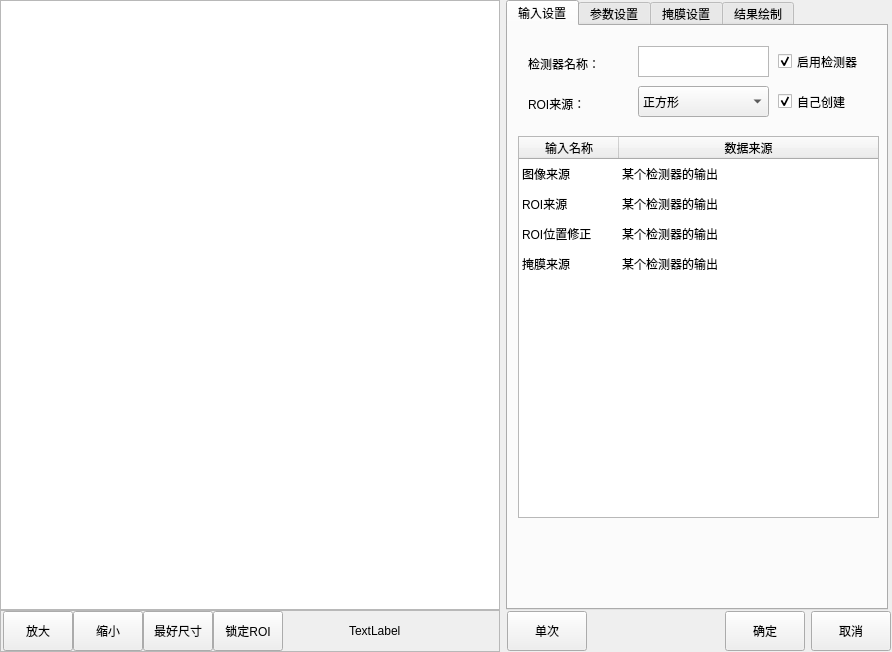
<?xml version="1.0" encoding="UTF-8"?>
<ui version="4.0">
 <class>CMvBarCodeDefect</class>
 <widget class="QWidget" name="CMvBarCodeDefect">
  <property name="geometry">
   <rect>
    <x>0</x>
    <y>0</y>
    <width>892</width>
    <height>652</height>
   </rect>
  </property>
  <property name="windowTitle">
   <string>条码缺陷</string>
  </property>
  <layout class="QHBoxLayout" name="horizontalLayout_3">
   <property name="leftMargin">
    <number>0</number>
   </property>
   <property name="topMargin">
    <number>0</number>
   </property>
   <property name="rightMargin">
    <number>0</number>
   </property>
   <property name="bottomMargin">
    <number>0</number>
   </property>
   <item>
    <layout class="QVBoxLayout" name="verticalLayout">
     <property name="spacing">
      <number>0</number>
     </property>
     <item>
      <widget class="QGraphicsView" name="graphicsView_mainImage">
       <property name="minimumSize">
        <size>
         <width>500</width>
         <height>600</height>
        </size>
       </property>
      </widget>
     </item>
     <item>
      <widget class="QFrame" name="frame">
       <property name="minimumSize">
        <size>
         <width>0</width>
         <height>42</height>
        </size>
       </property>
       <property name="maximumSize">
        <size>
         <width>16777215</width>
         <height>42</height>
        </size>
       </property>
       <property name="frameShape">
        <enum>QFrame::StyledPanel</enum>
       </property>
       <property name="frameShadow">
        <enum>QFrame::Raised</enum>
       </property>
       <layout class="QHBoxLayout" name="horizontalLayout">
        <property name="spacing">
         <number>0</number>
        </property>
        <property name="leftMargin">
         <number>2</number>
        </property>
        <property name="topMargin">
         <number>0</number>
        </property>
        <property name="rightMargin">
         <number>0</number>
        </property>
        <property name="bottomMargin">
         <number>0</number>
        </property>
        <item>
         <widget class="QPushButton" name="pushButton_zoomIn">
          <property name="minimumSize">
           <size>
            <width>70</width>
            <height>40</height>
           </size>
          </property>
          <property name="maximumSize">
           <size>
            <width>70</width>
            <height>40</height>
           </size>
          </property>
          <property name="text">
           <string>放大</string>
          </property>
         </widget>
        </item>
        <item>
         <widget class="QPushButton" name="pushButton_zoomOut">
          <property name="minimumSize">
           <size>
            <width>70</width>
            <height>40</height>
           </size>
          </property>
          <property name="maximumSize">
           <size>
            <width>70</width>
            <height>40</height>
           </size>
          </property>
          <property name="text">
           <string>缩小</string>
          </property>
         </widget>
        </item>
        <item>
         <widget class="QPushButton" name="pushButton_zoomBest">
          <property name="minimumSize">
           <size>
            <width>70</width>
            <height>40</height>
           </size>
          </property>
          <property name="maximumSize">
           <size>
            <width>70</width>
            <height>40</height>
           </size>
          </property>
          <property name="text">
           <string>最好尺寸</string>
          </property>
         </widget>
        </item>
        <item>
         <widget class="QPushButton" name="pushButton_lockRoiMove">
          <property name="minimumSize">
           <size>
            <width>70</width>
            <height>40</height>
           </size>
          </property>
          <property name="maximumSize">
           <size>
            <width>70</width>
            <height>40</height>
           </size>
          </property>
          <property name="text">
           <string>锁定ROI</string>
          </property>
         </widget>
        </item>
        <item>
         <spacer name="horizontalSpacer">
          <property name="orientation">
           <enum>Qt::Horizontal</enum>
          </property>
          <property name="sizeHint" stdset="0">
           <size>
            <width>63</width>
            <height>20</height>
           </size>
          </property>
         </spacer>
        </item>
        <item>
         <widget class="QLabel" name="label_mousePos">
          <property name="minimumSize">
           <size>
            <width>150</width>
            <height>40</height>
           </size>
          </property>
          <property name="maximumSize">
           <size>
            <width>150</width>
            <height>40</height>
           </size>
          </property>
          <property name="text">
           <string>TextLabel</string>
          </property>
         </widget>
        </item>
       </layout>
      </widget>
     </item>
    </layout>
   </item>
   <item>
    <layout class="QVBoxLayout" name="verticalLayout_2">
     <property name="spacing">
      <number>0</number>
     </property>
     <item>
      <widget class="QTabWidget" name="tabWidget">
       <property name="minimumSize">
        <size>
         <width>382</width>
         <height>602</height>
        </size>
       </property>
       <property name="maximumSize">
        <size>
         <width>380</width>
         <height>16777215</height>
        </size>
       </property>
       <property name="currentIndex">
        <number>0</number>
       </property>
       <widget class="QWidget" name="tab">
        <attribute name="title">
         <string>输入设置</string>
        </attribute>
        <widget class="QTableWidget" name="tableWidget_input">
         <property name="geometry">
          <rect>
           <x>10</x>
           <y>110</y>
           <width>361</width>
           <height>382</height>
          </rect>
         </property>
         <property name="minimumSize">
          <size>
           <width>361</width>
           <height>382</height>
          </size>
         </property>
         <property name="maximumSize">
          <size>
           <width>361</width>
           <height>382</height>
          </size>
         </property>
         <property name="editTriggers">
          <set>QAbstractItemView::NoEditTriggers</set>
         </property>
         <property name="selectionMode">
          <enum>QAbstractItemView::SingleSelection</enum>
         </property>
         <property name="selectionBehavior">
          <enum>QAbstractItemView::SelectRows</enum>
         </property>
         <property name="showGrid">
          <bool>false</bool>
         </property>
         <attribute name="horizontalHeaderStretchLastSection">
          <bool>true</bool>
         </attribute>
         <attribute name="verticalHeaderVisible">
          <bool>false</bool>
         </attribute>
         <row>
          <property name="text">
           <string>1</string>
          </property>
         </row>
         <row>
          <property name="text">
           <string>2</string>
          </property>
         </row>
         <row>
          <property name="text">
           <string>3</string>
          </property>
         </row>
         <row>
          <property name="text">
           <string>4</string>
          </property>
         </row>
         <column>
          <property name="text">
           <string>输入名称</string>
          </property>
         </column>
         <column>
          <property name="text">
           <string>数据来源</string>
          </property>
         </column>
         <item row="0" column="0">
          <property name="text">
           <string>图像来源</string>
          </property>
         </item>
         <item row="0" column="1">
          <property name="text">
           <string>某个检测器的输出</string>
          </property>
         </item>
         <item row="1" column="0">
          <property name="text">
           <string>ROI来源</string>
          </property>
         </item>
         <item row="1" column="1">
          <property name="text">
           <string>某个检测器的输出</string>
          </property>
         </item>
         <item row="2" column="0">
          <property name="text">
           <string>ROI位置修正</string>
          </property>
         </item>
         <item row="2" column="1">
          <property name="text">
           <string>某个检测器的输出</string>
          </property>
         </item>
         <item row="3" column="0">
          <property name="text">
           <string>掩膜来源</string>
          </property>
         </item>
         <item row="3" column="1">
          <property name="text">
           <string>某个检测器的输出</string>
          </property>
         </item>
        </widget>
        <widget class="QLabel" name="label_funcName">
         <property name="geometry">
          <rect>
           <x>20</x>
           <y>30</y>
           <width>81</width>
           <height>16</height>
          </rect>
         </property>
         <property name="text">
          <string>检测器名称：</string>
         </property>
        </widget>
        <widget class="QLabel" name="label_roiCreat">
         <property name="geometry">
          <rect>
           <x>20</x>
           <y>70</y>
           <width>91</width>
           <height>16</height>
          </rect>
         </property>
         <property name="text">
          <string>ROI来源：</string>
         </property>
        </widget>
        <widget class="QCheckBox" name="checkBox_enableFunc">
         <property name="geometry">
          <rect>
           <x>270</x>
           <y>20</y>
           <width>101</width>
           <height>31</height>
          </rect>
         </property>
         <property name="minimumSize">
          <size>
           <width>101</width>
           <height>31</height>
          </size>
         </property>
         <property name="text">
          <string>启用检测器</string>
         </property>
         <property name="checked">
          <bool>true</bool>
         </property>
        </widget>
        <widget class="QCheckBox" name="checkBox_roiCreat">
         <property name="geometry">
          <rect>
           <x>270</x>
           <y>60</y>
           <width>101</width>
           <height>31</height>
          </rect>
         </property>
         <property name="minimumSize">
          <size>
           <width>101</width>
           <height>31</height>
          </size>
         </property>
         <property name="text">
          <string>自己创建</string>
         </property>
         <property name="checked">
          <bool>true</bool>
         </property>
         <property name="tristate">
          <bool>false</bool>
         </property>
        </widget>
        <widget class="QPlainTextEdit" name="plainTextEdit_funcName">
         <property name="geometry">
          <rect>
           <x>130</x>
           <y>20</y>
           <width>131</width>
           <height>31</height>
          </rect>
         </property>
         <property name="minimumSize">
          <size>
           <width>131</width>
           <height>31</height>
          </size>
         </property>
         <property name="maximumSize">
          <size>
           <width>131</width>
           <height>31</height>
          </size>
         </property>
         <property name="overwriteMode">
          <bool>false</bool>
         </property>
        </widget>
        <widget class="QComboBox" name="comboBox_imageSource">
         <property name="geometry">
          <rect>
           <x>130</x>
           <y>60</y>
           <width>131</width>
           <height>31</height>
          </rect>
         </property>
         <property name="minimumSize">
          <size>
           <width>131</width>
           <height>31</height>
          </size>
         </property>
         <property name="maximumSize">
          <size>
           <width>131</width>
           <height>31</height>
          </size>
         </property>
         <item>
          <property name="text">
           <string>正方形</string>
          </property>
         </item>
         <item>
          <property name="text">
           <string>斜矩形</string>
          </property>
         </item>
         <item>
          <property name="text">
           <string>圆形</string>
          </property>
         </item>
         <item>
          <property name="text">
           <string>多边形</string>
          </property>
         </item>
        </widget>
       </widget>
       <widget class="QWidget" name="tab_2">
        <attribute name="title">
         <string>参数设置</string>
        </attribute>
        <widget class="QLabel" name="label_defectiveArea">
         <property name="geometry">
          <rect>
           <x>130</x>
           <y>110</y>
           <width>111</width>
           <height>31</height>
          </rect>
         </property>
         <property name="text">
          <string>缺陷最小面积：</string>
         </property>
        </widget>
        <widget class="QLabel" name="label_titleJudged">
         <property name="geometry">
          <rect>
           <x>0</x>
           <y>190</y>
           <width>381</width>
           <height>31</height>
          </rect>
         </property>
         <property name="styleSheet">
          <string notr="true">background-color: qlineargradient(spread:pad, x1:0, y1:0, x2:1, y2:0, stop:0 rgba(80, 80, 80, 255), stop:1 rgba(120, 120, 120, 120));
color: rgb(255, 255, 255);</string>
         </property>
         <property name="text">
          <string>  筛选</string>
         </property>
         <property name="alignment">
          <set>Qt::AlignLeading|Qt::AlignLeft|Qt::AlignVCenter</set>
         </property>
        </widget>
        <widget class="QLabel" name="label_edgeCircumventionSize">
         <property name="geometry">
          <rect>
           <x>10</x>
           <y>110</y>
           <width>111</width>
           <height>31</height>
          </rect>
         </property>
         <property name="text">
          <string>边缘规避大小：</string>
         </property>
        </widget>
        <widget class="QLabel" name="label_barCodeInformation">
         <property name="geometry">
          <rect>
           <x>10</x>
           <y>480</y>
           <width>111</width>
           <height>31</height>
          </rect>
         </property>
         <property name="text">
          <string>单个条码信息：</string>
         </property>
        </widget>
        <widget class="QPushButton" name="pushButton_barCodeInformation">
         <property name="geometry">
          <rect>
           <x>10</x>
           <y>510</y>
           <width>101</width>
           <height>31</height>
          </rect>
         </property>
         <property name="minimumSize">
          <size>
           <width>0</width>
           <height>0</height>
          </size>
         </property>
         <property name="text">
          <string>显示条码信息</string>
         </property>
        </widget>
        <widget class="QGroupBox" name="groupBox_barCodeScreening">
         <property name="enabled">
          <bool>true</bool>
         </property>
         <property name="geometry">
          <rect>
           <x>0</x>
           <y>250</y>
           <width>281</width>
           <height>221</height>
          </rect>
         </property>
         <property name="minimumSize">
          <size>
           <width>0</width>
           <height>0</height>
          </size>
         </property>
         <property name="title">
          <string>条码筛选参数</string>
         </property>
         <property name="checkable">
          <bool>false</bool>
         </property>
         <widget class="QSpinBox" name="spinBox_areaMax">
          <property name="geometry">
           <rect>
            <x>10</x>
            <y>40</y>
            <width>101</width>
            <height>31</height>
           </rect>
          </property>
          <property name="maximum">
           <number>50000000</number>
          </property>
         </widget>
         <widget class="QSpinBox" name="spinBox_areaMin">
          <property name="geometry">
           <rect>
            <x>150</x>
            <y>40</y>
            <width>101</width>
            <height>31</height>
           </rect>
          </property>
          <property name="maximum">
           <number>50000000</number>
          </property>
         </widget>
         <widget class="QLabel" name="label_23">
          <property name="geometry">
           <rect>
            <x>10</x>
            <y>10</y>
            <width>111</width>
            <height>31</height>
           </rect>
          </property>
          <property name="text">
           <string>单个条码面积上限：</string>
          </property>
         </widget>
         <widget class="QLabel" name="label_24">
          <property name="geometry">
           <rect>
            <x>150</x>
            <y>10</y>
            <width>111</width>
            <height>31</height>
           </rect>
          </property>
          <property name="text">
           <string>单个条码面积下限：</string>
          </property>
         </widget>
         <widget class="QSpinBox" name="spinBox_rectangleMinWidth">
          <property name="geometry">
           <rect>
            <x>150</x>
            <y>110</y>
            <width>101</width>
            <height>31</height>
           </rect>
          </property>
          <property name="maximum">
           <number>999999</number>
          </property>
         </widget>
         <widget class="QLabel" name="label_11">
          <property name="geometry">
           <rect>
            <x>10</x>
            <y>80</y>
            <width>141</width>
            <height>31</height>
           </rect>
          </property>
          <property name="text">
           <string>单个条码面积宽度上限：</string>
          </property>
         </widget>
         <widget class="QLabel" name="label_12">
          <property name="geometry">
           <rect>
            <x>150</x>
            <y>80</y>
            <width>131</width>
            <height>31</height>
           </rect>
          </property>
          <property name="text">
           <string>单个条码面积宽度下限：</string>
          </property>
         </widget>
         <widget class="QSpinBox" name="spinBox_rectangleMaxWidth">
          <property name="geometry">
           <rect>
            <x>10</x>
            <y>110</y>
            <width>101</width>
            <height>31</height>
           </rect>
          </property>
          <property name="maximum">
           <number>999999</number>
          </property>
         </widget>
         <widget class="QLabel" name="label_16">
          <property name="geometry">
           <rect>
            <x>150</x>
            <y>150</y>
            <width>131</width>
            <height>31</height>
           </rect>
          </property>
          <property name="text">
           <string>单个条码面积高度下限：</string>
          </property>
         </widget>
         <widget class="QSpinBox" name="spinBox_rectangleMaxHight">
          <property name="geometry">
           <rect>
            <x>10</x>
            <y>180</y>
            <width>101</width>
            <height>31</height>
           </rect>
          </property>
          <property name="maximum">
           <number>999999</number>
          </property>
         </widget>
         <widget class="QLabel" name="label_15">
          <property name="geometry">
           <rect>
            <x>10</x>
            <y>150</y>
            <width>131</width>
            <height>31</height>
           </rect>
          </property>
          <property name="text">
           <string>单个条码面积高度上限：</string>
          </property>
         </widget>
         <widget class="QSpinBox" name="spinBox_rectangleMinHight">
          <property name="geometry">
           <rect>
            <x>150</x>
            <y>180</y>
            <width>101</width>
            <height>31</height>
           </rect>
          </property>
          <property name="maximum">
           <number>999999</number>
          </property>
         </widget>
         <zorder>spinBox_areaMax</zorder>
         <zorder>spinBox_areaMin</zorder>
         <zorder>label_23</zorder>
         <zorder>label_24</zorder>
         <zorder>spinBox_rectangleMinHight</zorder>
         <zorder>spinBox_rectangleMaxHight</zorder>
         <zorder>spinBox_rectangleMaxWidth</zorder>
         <zorder>spinBox_rectangleMinWidth</zorder>
         <zorder>label_11</zorder>
         <zorder>label_12</zorder>
         <zorder>label_16</zorder>
         <zorder>label_15</zorder>
        </widget>
        <widget class="QGroupBox" name="groupBox_binaryThreshold">
         <property name="geometry">
          <rect>
           <x>0</x>
           <y>20</y>
           <width>241</width>
           <height>79</height>
          </rect>
         </property>
         <property name="minimumSize">
          <size>
           <width>0</width>
           <height>0</height>
          </size>
         </property>
         <property name="maximumSize">
          <size>
           <width>16777215</width>
           <height>16777215</height>
          </size>
         </property>
         <property name="title">
          <string>二值化阈值</string>
         </property>
         <widget class="QSpinBox" name="spinBox_binaryThresholdMax">
          <property name="geometry">
           <rect>
            <x>10</x>
            <y>40</y>
            <width>101</width>
            <height>31</height>
           </rect>
          </property>
          <property name="minimumSize">
           <size>
            <width>0</width>
            <height>0</height>
           </size>
          </property>
          <property name="maximum">
           <number>255</number>
          </property>
         </widget>
         <widget class="QSpinBox" name="spinBox_binaryThresholdMin">
          <property name="geometry">
           <rect>
            <x>130</x>
            <y>40</y>
            <width>101</width>
            <height>31</height>
           </rect>
          </property>
          <property name="maximum">
           <number>255</number>
          </property>
         </widget>
         <widget class="QLabel" name="label_binaryThresholdMax">
          <property name="geometry">
           <rect>
            <x>10</x>
            <y>10</y>
            <width>111</width>
            <height>31</height>
           </rect>
          </property>
          <property name="text">
           <string>二值化高阈值：</string>
          </property>
         </widget>
         <widget class="QLabel" name="label_binaryThresholdMin">
          <property name="geometry">
           <rect>
            <x>130</x>
            <y>10</y>
            <width>111</width>
            <height>31</height>
           </rect>
          </property>
          <property name="text">
           <string>二值化低阈值：</string>
          </property>
         </widget>
        </widget>
        <widget class="QDoubleSpinBox" name="doubleSpinBox_edgeCircumventionSize">
         <property name="geometry">
          <rect>
           <x>10</x>
           <y>140</y>
           <width>101</width>
           <height>31</height>
          </rect>
         </property>
         <property name="maximum">
          <double>100.000000000000000</double>
         </property>
        </widget>
        <widget class="QDoubleSpinBox" name="doubleSpinBox_defectiveArea">
         <property name="geometry">
          <rect>
           <x>130</x>
           <y>140</y>
           <width>101</width>
           <height>31</height>
          </rect>
         </property>
         <property name="maximum">
          <double>50000000.000000000000000</double>
         </property>
        </widget>
       </widget>
       <widget class="QWidget" name="tab_3">
        <attribute name="title">
         <string>掩膜设置</string>
        </attribute>
        <widget class="QWidget" name="widget_Mask" native="true">
         <property name="enabled">
          <bool>false</bool>
         </property>
         <property name="geometry">
          <rect>
           <x>0</x>
           <y>50</y>
           <width>371</width>
           <height>251</height>
          </rect>
         </property>
         <widget class="QLabel" name="label_penWidth">
          <property name="geometry">
           <rect>
            <x>10</x>
            <y>50</y>
            <width>111</width>
            <height>31</height>
           </rect>
          </property>
          <property name="text">
           <string>画笔尺寸：</string>
          </property>
         </widget>
         <widget class="QSpinBox" name="spinBox_lightTime">
          <property name="geometry">
           <rect>
            <x>130</x>
            <y>50</y>
            <width>131</width>
            <height>31</height>
           </rect>
          </property>
          <property name="suffix">
           <string>像素</string>
          </property>
          <property name="minimum">
           <number>5</number>
          </property>
          <property name="maximum">
           <number>1000</number>
          </property>
         </widget>
         <widget class="QPushButton" name="pushButton_maskAll">
          <property name="geometry">
           <rect>
            <x>10</x>
            <y>160</y>
            <width>121</width>
            <height>40</height>
           </rect>
          </property>
          <property name="minimumSize">
           <size>
            <width>0</width>
            <height>40</height>
           </size>
          </property>
          <property name="maximumSize">
           <size>
            <width>16777215</width>
            <height>30</height>
           </size>
          </property>
          <property name="text">
           <string>掩盖所有</string>
          </property>
         </widget>
         <widget class="QPushButton" name="pushButton_maskNull">
          <property name="enabled">
           <bool>false</bool>
          </property>
          <property name="geometry">
           <rect>
            <x>10</x>
            <y>110</y>
            <width>121</width>
            <height>40</height>
           </rect>
          </property>
          <property name="minimumSize">
           <size>
            <width>0</width>
            <height>40</height>
           </size>
          </property>
          <property name="maximumSize">
           <size>
            <width>16777215</width>
            <height>30</height>
           </size>
          </property>
          <property name="text">
           <string>清空掩膜</string>
          </property>
         </widget>
         <widget class="QPushButton" name="pushButton_saveMask">
          <property name="geometry">
           <rect>
            <x>10</x>
            <y>210</y>
            <width>121</width>
            <height>40</height>
           </rect>
          </property>
          <property name="minimumSize">
           <size>
            <width>0</width>
            <height>40</height>
           </size>
          </property>
          <property name="maximumSize">
           <size>
            <width>16777215</width>
            <height>30</height>
           </size>
          </property>
          <property name="text">
           <string>保存修改</string>
          </property>
         </widget>
         <widget class="QLabel" name="label_editMode">
          <property name="geometry">
           <rect>
            <x>10</x>
            <y>10</y>
            <width>111</width>
            <height>31</height>
           </rect>
          </property>
          <property name="text">
           <string>编辑方式：</string>
          </property>
         </widget>
         <widget class="QComboBox" name="comboBox_editMode">
          <property name="geometry">
           <rect>
            <x>130</x>
            <y>10</y>
            <width>131</width>
            <height>31</height>
           </rect>
          </property>
          <item>
           <property name="text">
            <string>增加掩膜</string>
           </property>
          </item>
          <item>
           <property name="text">
            <string>删除掩膜</string>
           </property>
          </item>
         </widget>
        </widget>
        <widget class="QLabel" name="label_dEtectionMask">
         <property name="geometry">
          <rect>
           <x>10</x>
           <y>20</y>
           <width>111</width>
           <height>31</height>
          </rect>
         </property>
         <property name="text">
          <string>检测区域的掩膜：</string>
         </property>
        </widget>
        <widget class="QComboBox" name="comboBox_dEtectionMask">
         <property name="geometry">
          <rect>
           <x>130</x>
           <y>20</y>
           <width>131</width>
           <height>31</height>
          </rect>
         </property>
         <item>
          <property name="text">
           <string>不使用掩膜</string>
          </property>
         </item>
         <item>
          <property name="text">
           <string>本检测器ROI内掩膜</string>
          </property>
         </item>
         <item>
          <property name="text">
           <string>其他算法的掩膜</string>
          </property>
         </item>
        </widget>
       </widget>
       <widget class="QWidget" name="tab_4">
        <attribute name="title">
         <string>结果绘制</string>
        </attribute>
        <widget class="QCheckBox" name="checkBox_valuTrig">
         <property name="geometry">
          <rect>
           <x>270</x>
           <y>20</y>
           <width>101</width>
           <height>31</height>
          </rect>
         </property>
         <property name="text">
          <string>启用绘制</string>
         </property>
         <property name="checked">
          <bool>true</bool>
         </property>
        </widget>
        <widget class="QLabel" name="label_lineColour">
         <property name="geometry">
          <rect>
           <x>10</x>
           <y>60</y>
           <width>121</width>
           <height>31</height>
          </rect>
         </property>
         <property name="text">
          <string>线条颜色：</string>
         </property>
        </widget>
        <widget class="QSpinBox" name="spinBox_lineWidth">
         <property name="geometry">
          <rect>
           <x>130</x>
           <y>20</y>
           <width>131</width>
           <height>31</height>
          </rect>
         </property>
         <property name="suffix">
          <string>磅</string>
         </property>
         <property name="minimum">
          <number>1</number>
         </property>
         <property name="maximum">
          <number>5</number>
         </property>
        </widget>
        <widget class="QComboBox" name="comboBox_lineColour">
         <property name="geometry">
          <rect>
           <x>130</x>
           <y>60</y>
           <width>131</width>
           <height>31</height>
          </rect>
         </property>
         <item>
          <property name="text">
           <string>颜色</string>
          </property>
         </item>
        </widget>
        <widget class="QLabel" name="label_lineWidth">
         <property name="geometry">
          <rect>
           <x>10</x>
           <y>20</y>
           <width>121</width>
           <height>31</height>
          </rect>
         </property>
         <property name="text">
          <string>线条宽度：</string>
         </property>
        </widget>
       </widget>
      </widget>
     </item>
     <item>
      <layout class="QHBoxLayout" name="horizontalLayout_2">
       <property name="leftMargin">
        <number>1</number>
       </property>
       <property name="topMargin">
        <number>1</number>
       </property>
       <property name="rightMargin">
        <number>1</number>
       </property>
       <property name="bottomMargin">
        <number>1</number>
       </property>
       <item>
        <widget class="QPushButton" name="pushButton_ones">
         <property name="minimumSize">
          <size>
           <width>80</width>
           <height>40</height>
          </size>
         </property>
         <property name="maximumSize">
          <size>
           <width>80</width>
           <height>40</height>
          </size>
         </property>
         <property name="text">
          <string>单次</string>
         </property>
        </widget>
       </item>
       <item>
        <spacer name="horizontalSpacer_2">
         <property name="orientation">
          <enum>Qt::Horizontal</enum>
         </property>
         <property name="sizeHint" stdset="0">
          <size>
           <width>40</width>
           <height>20</height>
          </size>
         </property>
        </spacer>
       </item>
       <item>
        <widget class="QPushButton" name="pushButton_affirm">
         <property name="minimumSize">
          <size>
           <width>80</width>
           <height>40</height>
          </size>
         </property>
         <property name="maximumSize">
          <size>
           <width>80</width>
           <height>40</height>
          </size>
         </property>
         <property name="text">
          <string>确定</string>
         </property>
        </widget>
       </item>
       <item>
        <widget class="QPushButton" name="pbPrev_cancel">
         <property name="minimumSize">
          <size>
           <width>80</width>
           <height>40</height>
          </size>
         </property>
         <property name="maximumSize">
          <size>
           <width>80</width>
           <height>40</height>
          </size>
         </property>
         <property name="text">
          <string>取消</string>
         </property>
        </widget>
       </item>
      </layout>
     </item>
    </layout>
   </item>
  </layout>
 </widget>
 <layoutdefault spacing="6" margin="11"/>
 <resources>
  <include location="CMvContourMatching.qrc"/>
 </resources>
 <connections/>
</ui>
